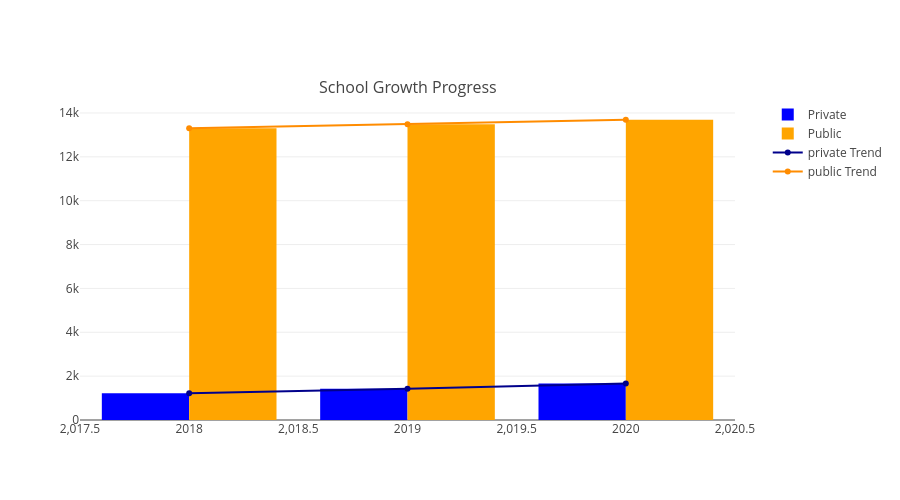

The code cell stored with this chart in its notebook:
### Code cell
fig = make_subplots(rows=1, cols=1, subplot_titles=("School Growth Progress",))
fig.add_trace(go.Bar(
    x=total_schools[total_schools['type'] == 'private']['Year'],
    y=total_schools[total_schools['type'] == 'private']['Schools'],
    name="Private",
    marker_color='blue',
    hovertemplate="Count: %{y}<extra></extra>"
))
fig.add_trace(go.Bar(
    x=total_schools[total_schools['type'] == 'public']['Year'],
    y=total_schools[total_schools['type'] == 'public']['Schools'],
    name="Public",
    marker_color='orange',
    hovertemplate="Count: %{y}<extra></extra>"
))
for s_type, color in zip(['private', 'public'], ['darkblue', 'darkorange']):
    df_sub = total_schools[total_schools['type'] == s_type]
    fig.add_trace(go.Scatter(
        x=df_sub['Year'], 
        y=df_sub['Schools'],
        name=f"{s_type} Trend",
        mode='lines+markers',
        line=dict(color=color, width=2),
        hoverinfo='skip'
    ))
fig.update_layout(
    barmode='group',
    height=500, 
    width=900,
    legend=dict(
        orientation="v",
        yanchor="top",
        y=1,
        xanchor="left",
        x=1.05
    ),
    hovermode="x unified" 
)
fig.show()

### Figure 1 — Plotly figure (JSON) as saved in the notebook; plotly's stock layout.template omitted (floating-point values rounded to 4 significant figures)
{"data": [{"hovertemplate": "Count: %{y}<extra></extra>", "marker": {"color": "blue"}, "name": "Private", "type": "bar", "x": [2018, 2019, 2020], "y": [1222, 1426, 1666]}, {"hovertemplate": "Count: %{y}<extra></extra>", "marker": {"color": "orange"}, "name": "Public", "type": "bar", "x": [2018, 2019, 2020], "y": [13300, 13482, 13691]}, {"hoverinfo": "skip", "line": {"color": "darkblue", "width": 2}, "mode": "lines+markers", "name": "private Trend", "type": "scatter", "x": [2018, 2019, 2020], "y": [1222, 1426, 1666]}, {"hoverinfo": "skip", "line": {"color": "darkorange", "width": 2}, "mode": "lines+markers", "name": "public Trend", "type": "scatter", "x": [2018, 2019, 2020], "y": [13300, 13482, 13691]}], "layout": {"annotations": [{"font": {"size": 16}, "showarrow": false, "text": "School Growth Progress", "x": 0.5, "xanchor": "center", "xref": "paper", "y": 1, "yanchor": "bottom", "yref": "paper"}], "barmode": "group", "height": 500, "hovermode": "x unified", "legend": {"orientation": "v", "x": 1.05, "xanchor": "left", "y": 1, "yanchor": "top"}, "width": 900, "xaxis": {"anchor": "y", "domain": [0, 1]}, "yaxis": {"anchor": "x", "domain": [0, 1]}}}
